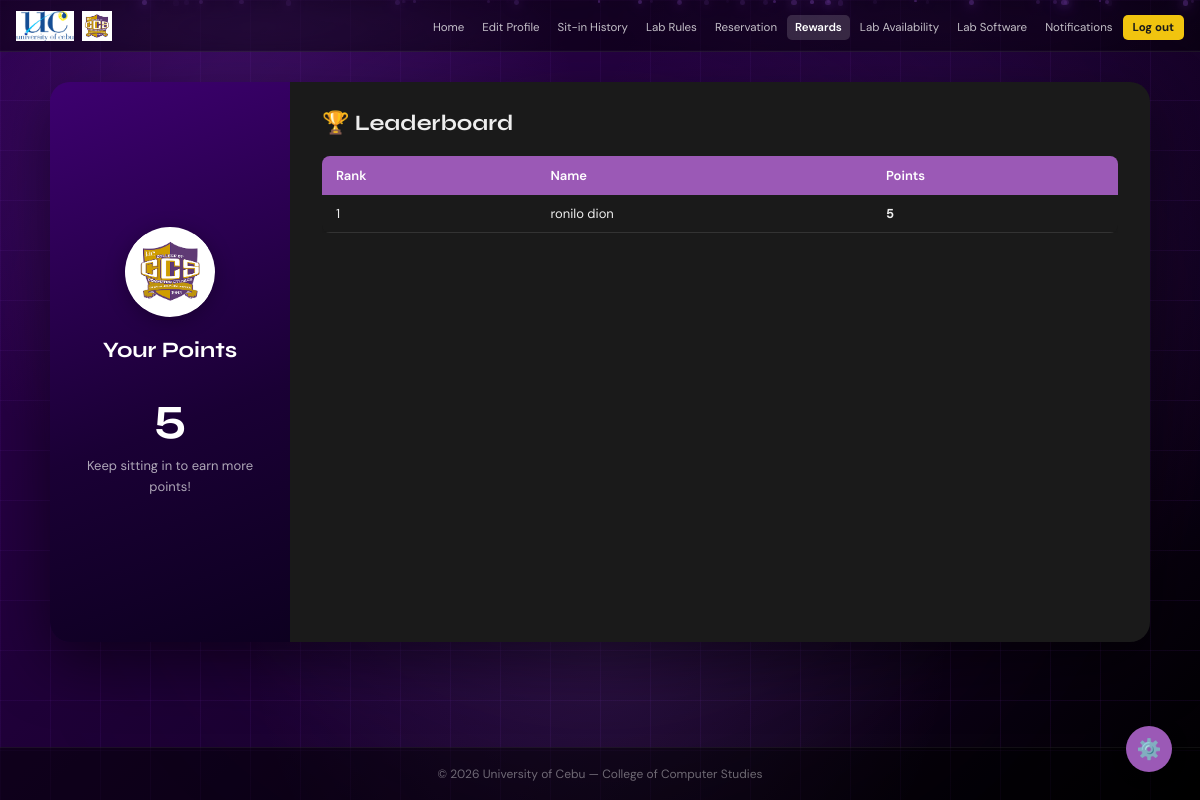
Page /student/rewards (signed in) on the earlier database version.
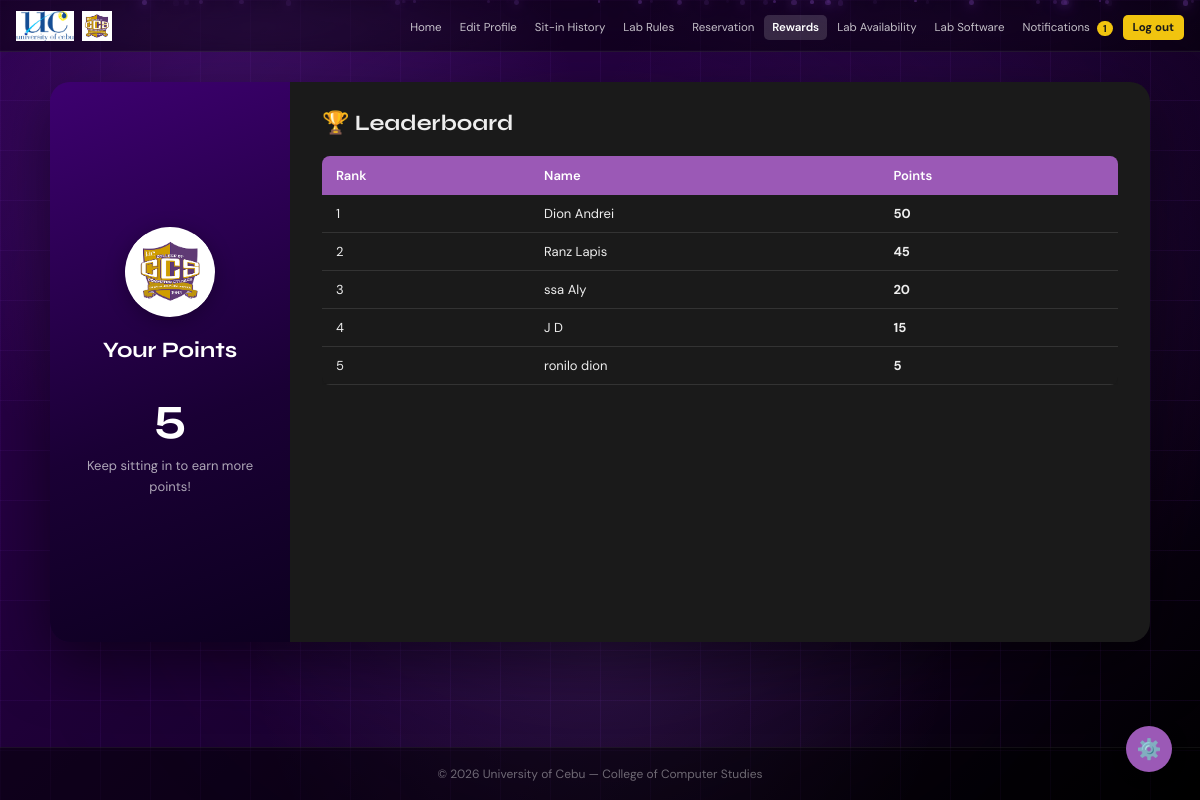
Same page on the later database version.
### tables this page shows
CREATE TABLE rewards (
        id INTEGER PRIMARY KEY AUTOINCREMENT,
        idnum TEXT NOT NULL UNIQUE,
        points INTEGER NOT NULL DEFAULT 0
    );

CREATE TABLE users (
        id INTEGER PRIMARY KEY AUTOINCREMENT,
        idnum TEXT NOT NULL UNIQUE,
        lastname TEXT NOT NULL,
        firstname TEXT NOT NULL,
        midname TEXT,
        email TEXT NOT NULL UNIQUE,
        course TEXT NOT NULL,
        level TEXT NOT NULL,
        address TEXT NOT NULL,
        password TEXT NOT NULL,
        sessions INTEGER NOT NULL DEFAULT 30,
        photo TEXT DEFAULT NULL
    );

### app.py (the view)
@app.route('/student/rewards')
def student_rewards():
    if not student_required():
        return redirect(url_for('login'))
    conn = get_db()
    reward = conn.execute('SELECT * FROM rewards WHERE idnum=?', (session['user_idnum'],)).fetchone()
    leaderboard = conn.execute('''SELECT r.idnum, r.points, u.firstname, u.lastname
                                  FROM rewards r JOIN users u ON u.idnum = r.idnum
                                  ORDER BY r.points DESC LIMIT 10''').fetchall()
    conn.close()
    points = reward['points'] if reward else 0
    return render_template('student/rewards.html', points=points, leaderboard=leaderboard)

### app.py (called while the page is built, shortened)
def get_db():
    conn = sqlite3.connect(os.path.join(BASE_DIR, 'database.db'))
    conn.row_factory = sqlite3.Row
    return conn

@app.before_request
def csrf_protect():
    if 'csrf_token' not in session:
        session['csrf_token'] = secrets.token_hex(16)
    if request.method == "POST":
        token = session.get('csrf_token', '')
        form_token = request.form.get('csrf_token', '')
        if not token or token != form_token:
            flash('Invalid request. Please try again.', 'error')
            return redirect(request.url)

@app.context_processor
def inject_unread_count():
    if 'user_id' in session and session.get('role') == 'student':
        conn = get_db()
        count = conn.execute('''
            SELECT COUNT(*) FROM notifications
            WHERE is_read = 0 AND (idnum = ? OR idnum = 'global')
        ''', (session['user_idnum'],)).fetchone()[0]
        conn.close()
        return dict(unread_count=count)

def student_required():
    return 'user_id' in session and session.get('role') == 'student'

### templates/student/rewards.html (shortened to what this page needs)
<!DOCTYPE html>
<html lang="en" data-theme="dark">
<head>
  <link href="https://cdnjs.cloudflare.com/ajax/libs/toastr.js/latest/toastr.min.css" rel="stylesheet"/>
  <link rel="stylesheet" href="{{ url_for('static', filename='style.css') }}" />
</head>
<body>
  <nav>
    <div class="nav-left">
      <img src="{{ url_for('static', filename='uclogo.png') }}" alt="UC" class="nav-logo" />
      <img src="{{ url_for('static', filename='ccsmainlogo.png') }}" alt="CCS" class="nav-logo" />
    </div>
    <ul class="nav-links">
      <li><a href="{{ url_for('student_home') }}">Home</a></li>
      <li><a href="{{ url_for('student_profile') }}">Edit Profile</a></li>
      <li><a href="{{ url_for('student_history') }}">Sit-in History</a></li>
      <li><a href="{{ url_for('student_labrules') }}">Lab Rules</a></li>
      <li><a href="{{ url_for('student_reservation') }}">Reservation</a></li>
      <li><a href="{{ url_for('student_rewards') }}" class="active">Rewards</a></li>
      <li><a href="{{ url_for('student_lab_availability') }}">Lab Availability</a></li>
      <li><a href="{{ url_for('student_lab_software') }}">Lab Software</a></li>
      <li>
        <a href="{{ url_for('student_notifications') }}">
          Notifications
          {% if unread_count > 0 %}
            <span class="notification-badge">{{ unread_count }}</span>
          {% endif %}
        </a>
      </li>
      <li><a href="{{ url_for('logout') }}" class="btn-nav-logout">Log out</a></li>
    </ul>
  </nav>
  <main class="admin-main">
    <div class="admin-split-card">
      <div class="split-left">
        <div class="split-logo-circle">
          <img src="{{ url_for('static', filename='ccsmainlogo.png') }}" alt="CCS" />
        </div>
        <h2 class="split-title">Your Points</h2>
        <p class="split-title" style="font-size:48px; margin:12px 0;">{{ points }}</p>
        <p class="split-desc">Keep sitting in to earn more points!</p>
      </div>
      <div class="split-right">
        <h2 class="form-title">🏆 Leaderboard</h2>
        <div class="table-wrap">
          <table class="admin-table">
            <thead><tr><th>Rank</th><th>Name</th><th>Points</th></tr></thead>
            <tbody>
              {% for r in leaderboard %}
              <tr><td>{{ loop.index }}</td><td>{{ r['firstname'] }} {{ r['lastname'] }}</td><td><strong>{{ r['points'] }}</strong></td></tr>
              {% else %}<tr><td colspan="3" class="no-data">No rewards yet.</td></tr>{% endfor %}
            </tbody>
          </table>
        </div>
      </div>
    </div>
  </main>
  <footer>&copy; 2026 University of Cebu — College of Computer Studies</footer>
</body>
</html>

Differences in the rows shown:
added rewards: firstname "Dion", lastname "Andrei", points "50"
added rewards: firstname "Ranz", lastname "Lapis", points "45"
added rewards: firstname "ssa", lastname "Aly", points "20"
added rewards: firstname "J", lastname "D", points "15"
Other differences:
{{ unread_count }}: (not shown) → "1"
